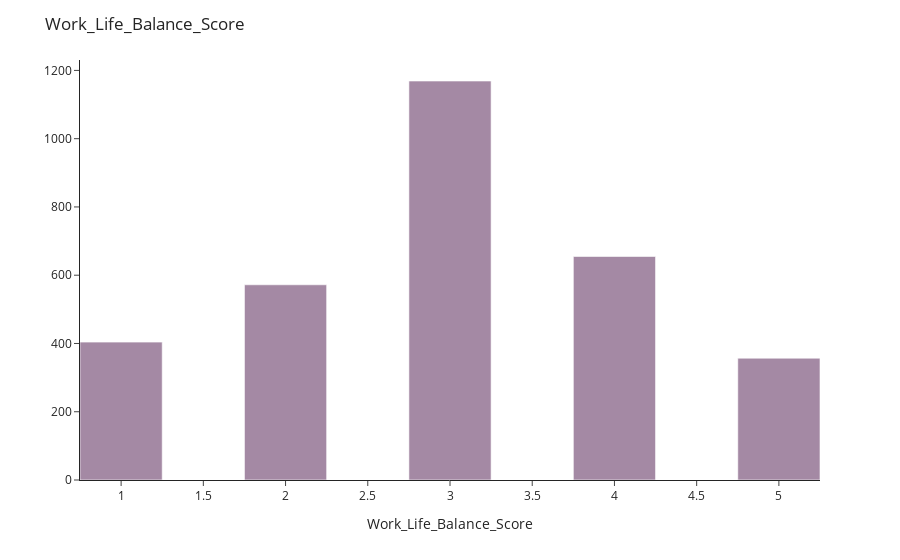

Notebook source saved alongside this figure:
### Code cell
## histogram for Work_Life_Balance_Score distribution
age_fig = ex.histogram(data,
            x = 'Work_Life_Balance_Score',
            nbins = 20,
            color_discrete_sequence = ["#A489A4"])

## figure title and labels
age_fig.update_layout(
    title = 'Work_Life_Balance_Score',
    xaxis_title = 'Work_Life_Balance_Score',
    yaxis_title = None,
    template = 'simple_white')

### Figure 1 — Plotly figure (JSON) as saved in the notebook; plotly's stock layout.template omitted (floating-point values rounded to 4 significant figures; data arrays with more than 128 entries replaced by an {"elided": "..."} marker saying what was removed)
{"data": [{"alignmentgroup": "True", "bingroup": "x", "hovertemplate": "Work_Life_Balance_Score=%{x}<br>count=%{y}<extra></extra>", "legendgroup": "", "marker": {"color": "#A489A4", "pattern": {"shape": ""}}, "name": "", "nbinsx": 20, "offsetgroup": "", "orientation": "v", "showlegend": false, "type": "histogram", "x": {"elided": "3157 int values"}, "xaxis": "x", "yaxis": "y"}], "layout": {"barmode": "relative", "legend": {"tracegroupgap": 0}, "margin": {"t": 60}, "title": {"text": "Work_Life_Balance_Score"}, "xaxis": {"anchor": "y", "domain": [0, 1], "title": {"text": "Work_Life_Balance_Score"}}, "yaxis": {"anchor": "x", "domain": [0, 1], "title": {}}}}
